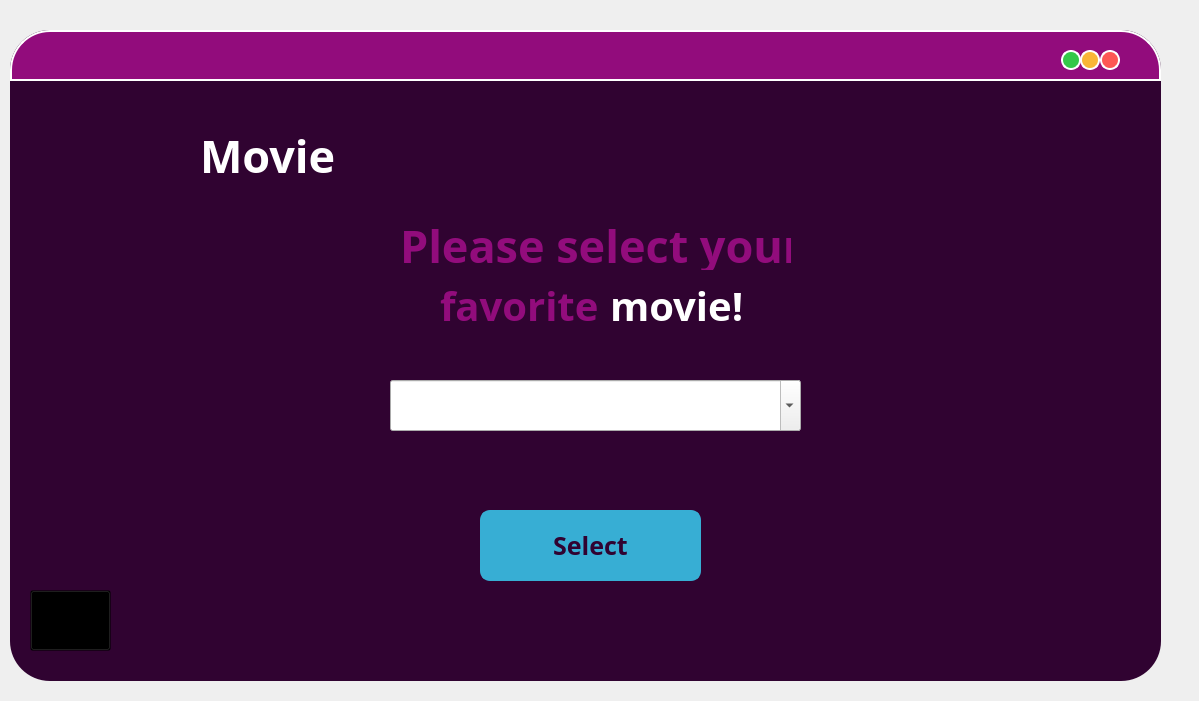
<?xml version="1.0" encoding="UTF-8"?>
<ui version="4.0">
 <class>Form</class>
 <widget class="QWidget" name="Form">
  <property name="geometry">
   <rect>
    <x>0</x>
    <y>0</y>
    <width>1199</width>
    <height>701</height>
   </rect>
  </property>
  <property name="windowTitle">
   <string>Form</string>
  </property>
  <widget class="QFrame" name="frame">
   <property name="geometry">
    <rect>
     <x>10</x>
     <y>30</y>
     <width>1151</width>
     <height>651</height>
    </rect>
   </property>
   <property name="styleSheet">
    <string notr="true">QFrame{background:#300331;
border-radius:40;}

QPushButton:hover {
background: qradialgradient(
cx: 0.3, cy: -0.4, fx: 0.3, fy: -0.4,
radius: 1.35, stop: 0 #fff, stop: 1 #bbb
);
}

QPushButton:pressed {
border-style: inset;
background: qradialgradient(
cx: 0.4, cy: -0.1, fx: 0.4, fy: -0.1,
radius: 1.35, stop: 0 #fff, stop: 1 #ddd
);}</string>
   </property>
   <property name="frameShape">
    <enum>QFrame::StyledPanel</enum>
   </property>
   <property name="frameShadow">
    <enum>QFrame::Raised</enum>
   </property>
   <widget class="QGroupBox" name="groupBox">
    <property name="geometry">
     <rect>
      <x>0</x>
      <y>0</y>
      <width>1151</width>
      <height>51</height>
     </rect>
    </property>
    <property name="styleSheet">
     <string notr="true">background:#920C7C;
border: 2px solid white;
border-radius:0;
border-top-left-radius: 40;
border-top-right-radius: 40;
</string>
    </property>
    <property name="title">
     <string/>
    </property>
    <widget class="QPushButton" name="pushButton">
     <property name="geometry">
      <rect>
       <x>1090</x>
       <y>20</y>
       <width>20</width>
       <height>20</height>
      </rect>
     </property>
     <property name="styleSheet">
      <string notr="true">QPushButton{
background-color: #FD5754;
border-style: solid;
border-color: white;
border-width: 2px;
border-radius: 10px;
}

QPushButton:hover {
background: #37AED4;
}

QPushButton:pressed {
border-style: inset;
background: qradialgradient(
cx: 0.4, cy: -0.1, fx: 0.4, fy: -0.1,
radius: 1.35, stop: 0 #fff, stop: 1 #ddd
);}</string>
     </property>
     <property name="text">
      <string/>
     </property>
    </widget>
    <widget class="QPushButton" name="pushButton_2">
     <property name="geometry">
      <rect>
       <x>1070</x>
       <y>20</y>
       <width>20</width>
       <height>20</height>
      </rect>
     </property>
     <property name="styleSheet">
      <string notr="true">QPushButton{
background-color: #F9B637;
border-style: solid;
border-color: white;
border-width: 2px;
border-radius: 10px;
}

QPushButton:hover {
background: #37AED4;
}

QPushButton:pressed {
border-style: inset;
background: qradialgradient(
cx: 0.4, cy: -0.1, fx: 0.4, fy: -0.1,
radius: 1.35, stop: 0 #fff, stop: 1 #ddd
);}</string>
     </property>
     <property name="text">
      <string/>
     </property>
    </widget>
    <widget class="QPushButton" name="pushButton_3">
     <property name="geometry">
      <rect>
       <x>1051</x>
       <y>20</y>
       <width>20</width>
       <height>20</height>
      </rect>
     </property>
     <property name="styleSheet">
      <string notr="true">QPushButton{
background-color: #34C848;
border-style: solid;
border-color: white;
border-width: 2px;
border-radius: 10px;
}


QPushButton:hover {
background: #37AED4;
}

QPushButton:pressed {
border-style: inset;
background: qradialgradient(
cx: 0.4, cy: -0.1, fx: 0.4, fy: -0.1,
radius: 1.35, stop: 0 #fff, stop: 1 #ddd
);}</string>
     </property>
     <property name="text">
      <string/>
     </property>
    </widget>
   </widget>
   <widget class="QLabel" name="label_2">
    <property name="geometry">
     <rect>
      <x>390</x>
      <y>190</y>
      <width>391</width>
      <height>50</height>
     </rect>
    </property>
    <property name="styleSheet">
     <string notr="true">QLabel{
font-size:45px;
color:#920C7C;
font-weight:bold;
font-family:Google Sans;
}</string>
    </property>
    <property name="text">
     <string>Please select your</string>
    </property>
   </widget>
   <widget class="QLabel" name="label_3">
    <property name="geometry">
     <rect>
      <x>430</x>
      <y>250</y>
      <width>284</width>
      <height>50</height>
     </rect>
    </property>
    <property name="styleSheet">
     <string notr="true">QLabel{
font-size:40px;
color:#920C7C;
font-weight:bold;
font-family:Google Sans;
}</string>
    </property>
    <property name="text">
     <string>favorite</string>
    </property>
   </widget>
   <widget class="QLabel" name="label">
    <property name="geometry">
     <rect>
      <x>-120</x>
      <y>50</y>
      <width>461</width>
      <height>161</height>
     </rect>
    </property>
    <property name="styleSheet">
     <string notr="true">image: url(:/logo/img/RecSy.png);</string>
    </property>
    <property name="text">
     <string/>
    </property>
   </widget>
   <widget class="QToolButton" name="toolButton_4">
    <property name="geometry">
     <rect>
      <x>20</x>
      <y>560</y>
      <width>81</width>
      <height>61</height>
     </rect>
    </property>
    <property name="styleSheet">
     <string notr="true">QToolButton{
background:transparent;
image: url(:/back/img/back.png);
}
QToolButton:hover {
background: #920C7C;
border: solid 1px;
border-radius:25;
}

QToolButton:pressed {
border-style: inset;
background: #37AED4;}</string>
    </property>
    <property name="text">
     <string/>
    </property>
   </widget>
   <widget class="QLabel" name="label_4">
    <property name="geometry">
     <rect>
      <x>190</x>
      <y>100</y>
      <width>141</width>
      <height>50</height>
     </rect>
    </property>
    <property name="styleSheet">
     <string notr="true">QLabel{
font-size:45px;
color:white;
font-weight:bold;
font-family:Google Sans;
}</string>
    </property>
    <property name="text">
     <string>Movie</string>
    </property>
   </widget>
   <widget class="QLabel" name="label_5">
    <property name="geometry">
     <rect>
      <x>600</x>
      <y>250</y>
      <width>141</width>
      <height>50</height>
     </rect>
    </property>
    <property name="styleSheet">
     <string notr="true">QLabel{
font-size:40px;
color:white;
font-weight:bold;
font-family:Google Sans;
}</string>
    </property>
    <property name="text">
     <string>movie!</string>
    </property>
   </widget>
   <widget class="QComboBox" name="comboBox">
    <property name="geometry">
     <rect>
      <x>380</x>
      <y>350</y>
      <width>411</width>
      <height>51</height>
     </rect>
    </property>
    <property name="editable">
     <bool>true</bool>
    </property>
   </widget>
   <widget class="QPushButton" name="pushButton_4">
    <property name="geometry">
     <rect>
      <x>470</x>
      <y>480</y>
      <width>221</width>
      <height>71</height>
     </rect>
    </property>
    <property name="styleSheet">
     <string notr="true">QPushButton{
background-color: #37AED4;
border-style: solid;
border-color: #37AED4;
border-width: 2px;
border-radius: 10px;
font-family:Google Sans;
font-weight: bold;
font-size:25px;
color:#300331;
}


QPushButton:hover {
background: #300331;
color:#37AED4;
border-color: #300331;
}

QPushButton:pressed {
border-style: inset;
background: qradialgradient(
cx: 0.4, cy: -0.1, fx: 0.4, fy: -0.1,
radius: 1.35, stop: 0 #fff, stop: 1 #ddd
);}</string>
    </property>
    <property name="text">
     <string>Select</string>
    </property>
   </widget>
   <zorder>label</zorder>
   <zorder>groupBox</zorder>
   <zorder>label_2</zorder>
   <zorder>label_3</zorder>
   <zorder>toolButton_4</zorder>
   <zorder>label_4</zorder>
   <zorder>label_5</zorder>
   <zorder>comboBox</zorder>
   <zorder>pushButton_4</zorder>
  </widget>
 </widget>
 <resources>
  <include location="../source.qrc"/>
 </resources>
 <connections/>
</ui>
